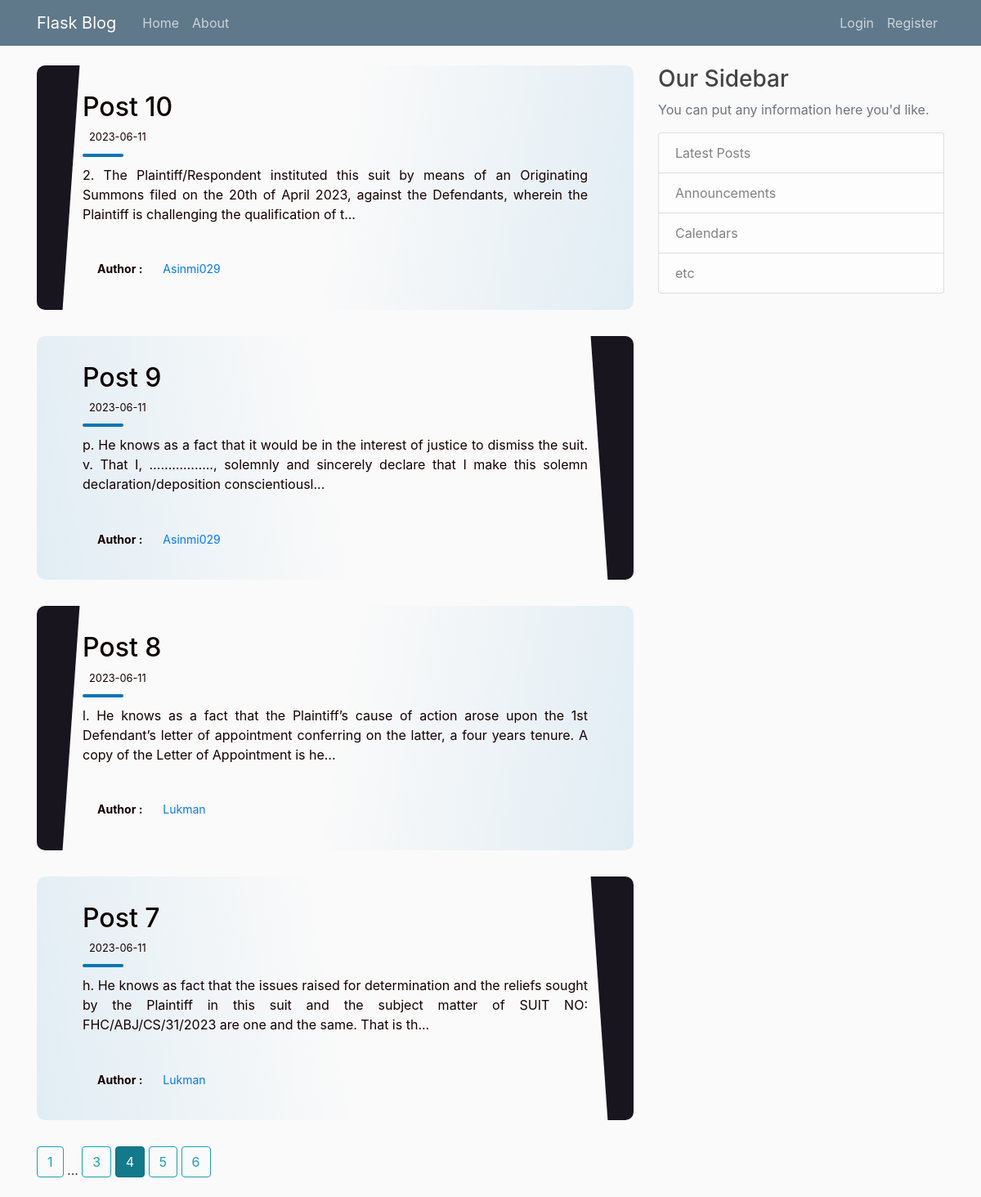
/home?page=4, run on the app's committed database.
### flaskblog/models.py (models this page shows, shortened)
class Post(db.Model):
    id = db.Column(db.Integer, primary_key=True)
    title = db.Column(db.String(100), nullable=False)
    date_posted = db.Column(db.DateTime, nullable=False, default=datetime.utcnow)
    content = db.Column(db.Text, nullable=False)
    user_id = db.Column(db.Integer, db.ForeignKey('user.id'), nullable=False)

class User(db.Model, UserMixin):
    id = db.Column(db.Integer, primary_key=True)
    username = db.Column(db.String(20), unique=True, nullable=False)
    email = db.Column(db.String(120), unique=True, nullable=False)
    image_file = db.Column(db.String(20), nullable=False, default='default.jpg')
    password = db.Column(db.String(60), nullable=False)
    posts = db.relationship('Post', backref='author', lazy=True)

### flaskblog/main/routes.py (the view)
@main.route('/')
@main.route('/home')
def home():
    page = request.args.get('page', 1, type=int)
    posts= Post.query.order_by(Post.date_posted.desc()).paginate(page=page, per_page=4)#number of post per page
    return render_template('home.html', posts=posts, title='Home Page')

### flaskblog/templates/home.html (shortened to what this page needs)
{% extends 'layout.html' %}
{% block content %}
  {% for post in posts.items %}
		<article class="postcard dark blue">
			<div class="postcard__text">
                <h2><a href="{{ url_for('posts.post', post_id=post.id) }}" class="article-title">{{ post.title }}</a></h2>
				<div class="postcard__subtitle small">
					<time datetime="2020-05-25 12:00:00">
						{{ post.date_posted.strftime('%Y-%m-%d') }}
					</time>
				</div>
				<div class="postcard__bar"></div>
				<div class="postcard__preview-txt"><p class="article-content">{{ post.content[:200] }}...</p></div>
				<ul class="postcard__tagbox">
					<li class="tag__item"><b>Author :</b> </li>
					<li class="tag__item play blue">
            <a href="{{ url_for('posts.user_posts', username=post.author.username) }}" class="mr-2">{{ post.author.username }}</a>
					</li>
				</ul>
			</div>
		</article>
  {% endfor %}
  <div class="pagination-container">
    {% for page_num in posts.iter_pages(left_edge=1, right_edge=1, left_current=1, right_current=2) %}
      {% if page_num %}
        {% if posts.page == page_num %}
          <a class="btn btn-info mb-4 active" href="{{ url_for('main.home', page=page_num) }}">{{ page_num }}</a>
        {% else %}
          <a class="btn btn-outline-info mb-4" href="{{ url_for('main.home', page=page_num) }}">{{ page_num }}</a>
        {% endif %}
      {% else %}
        <span class="dots">...</span>
      {% endif %}
    {% endfor %}
  </div>
{% endblock %}

### flaskblog/static/css/main.css (style rules this page uses)
body { background: #fafafa; color: #333333; margin-top: 5rem; }
h1, h2, h3, h4, h5, h6 { color: #444444; }
:root { --main-green: #79dd09; --main-green-rgb-015: rgba(121, 221, 9, 0.1); --main-yellow: #bdbb49; --main-yellow-rgb-015: rgba(189, 187, 73, 0.1); --main-red: #bd150b; --main-red-rgb-015: rgba(189, 21, 11, 0.1); --main-blue: #0076bd; --main-blue-rgb-015: rgba(0, 118, 189, 0.1); }
.postcard { flex-wrap: wrap; display: flex; border-radius: 10px; margin: 0 0 2rem 0; overflow: hidden; position: relative; color: #070000; }
.postcard.dark .postcard__text { color: #140000; }
.postcard .small { font-size: 80%; }
.postcard .postcard__bar { width: 50px; height: 10px; margin: 10px 0; border-radius: 5px; transition: width 0.2s ease; }
.postcard .postcard__text { padding: 1.5rem; position: relative; display: flex; flex-direction: column; }
.article-title { color: #0f0101; }
.postcard .postcard__preview-txt { overflow: hidden; text-overflow: ellipsis; text-align: justify; height: 100%; }
.postcard .postcard__tagbox { display: flex; flex-flow: row wrap; font-size: 14px; margin: 20px 0 0 0; padding: 0; justify-content: center; }
.postcard .postcard__tagbox .tag__item { display: inline-block; border-radius: 3px; padding: 2.5px 10px; margin: 0 5px 5px 0; cursor: default; user-select: none; }
.postcard:before { content: ""; position: absolute; top: 0; right: 0; bottom: 0; left: 0; background-image: linear-gradient(-70deg, #424242, transparent 50%); opacity: 1; border-radius: 10px; }
@media screen and (min-width: 769px) { .postcard { flex-wrap: inherit; } }
@media screen and (min-width: 769px) { .postcard .postcard__tagbox { justify-content: start; } }
@media screen and (min-width: 769px) { .postcard .postcard__text { padding: 3rem; width: 100%; } }
@media screen and (min-width: 769px) { .postcard:nth-child(2n+1) { flex-direction: row; } }
@media screen and (min-width: 769px) { .postcard:nth-child(2n+0) { flex-direction: row-reverse; } }
@media screen and (min-width: 769px) { .postcard:nth-child(2n+1) .postcard__text::before { left: -12px !important; transform: rotate(4deg); } }
@media screen and (min-width: 769px) { .postcard:nth-child(2n+0) .postcard__text::before { right: -12px !important; transform: rotate(-4deg); } }
@media screen and (min-width: 1024px) { .postcard .postcard__text { padding: 2rem 3.5rem; } }
@media screen and (min-width: 1024px) { .postcard .postcard__text:before { content: ""; position: absolute; display: block; top: -20%; height: 130%; width: 55px; } }
@media screen and (min-width: 1024px) { .postcard.dark .postcard__text:before { background: #18151f; } }
.blue .postcard__bar { background-color: var(--main-blue); }
.blue:before { background-image: linear-gradient(-30deg, var(--main-blue-rgb-015), transparent 50%); }
.blue:nth-child(2n)::before { background-image: linear-gradient(30deg, var(--main-blue-rgb-015), transparent 50%); }
@media screen and (min-width: 769px) { .blue:before { background-image: linear-gradient(-80deg, var(--main-blue-rgb-015), transparent 50%); } }
@media screen and (min-width: 769px) { .blue:nth-child(2n)::before { background-image: linear-gradient(80deg, var(--main-blue-rgb-015), transparent 50%); } }

### data on the page
Post: title "Post 10", date_posted "2023-06-11", content "2. The Plaintiff/Respondent instituted this suit by means of an Originating Summons filed on the 20th of April 2023, against the Defendants, wherein the Plaintiff is challenging the qualification of t", author.username "Asinmi029"
Post: title "Post 9", date_posted "2023-06-11", content "p. He knows as a fact that it would be in the interest of justice to dismiss the suit. v. That I, …………….., solemnly and sincerely declare that I make this solemn declaration/deposition conscientiousl", author.username "Asinmi029"
Post: title "Post 8", date_posted "2023-06-11", content "l. He knows as a fact that the Plaintiff’s cause of action arose upon the 1st Defendant’s letter of appointment conferring on the latter, a four years tenure. A copy of the Letter of Appointment is he", author.username "Lukman"
Post: title "Post 7", date_posted "2023-06-11", content "h. He knows as fact that the issues raised for determination and the reliefs sought by the Plaintiff in this suit and the subject matter of SUIT NO: FHC/ABJ/CS/31/2023 are one and the same. That is th", author.username "Lukman"

### other printed values
{{ page_num }} "1" "3" "5" "6"
{{ page_num }} "4"
